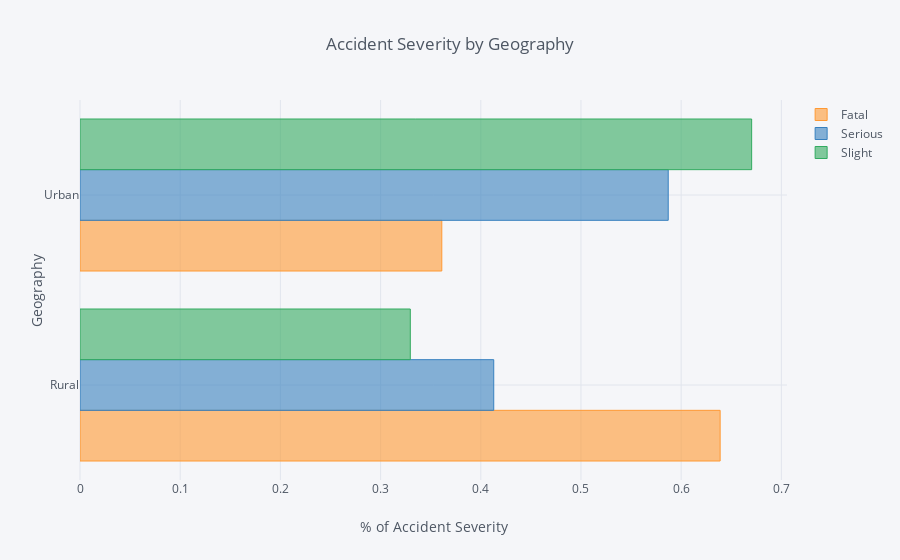

This figure's notebook cell:
### Code cell
geo_area_plt_per.iplot(kind='barh',title='Accident Severity by Geography',xTitle='% of Accident Severity',yTitle='Geography')

### Figure 1 — Plotly figure (JSON) as saved in the notebook; plotly's stock layout.template omitted (floating-point values rounded to 4 significant figures)
{"data": [{"marker": {"color": "rgba(255, 153, 51, 0.6)", "line": {"color": "rgba(255, 153, 51, 1.0)", "width": 1}}, "name": "Fatal", "orientation": "h", "text": "", "type": "bar", "uid": "a1351794-82e7-11e9-84c2-f45c8991f033", "x": [0.6389, 0.3611], "y": ["Rural", "Urban"]}, {"marker": {"color": "rgba(55, 128, 191, 0.6)", "line": {"color": "rgba(55, 128, 191, 1.0)", "width": 1}}, "name": "Serious", "orientation": "h", "text": "", "type": "bar", "uid": "a135194c-82e7-11e9-bfee-f45c8991f033", "x": [0.4129, 0.5871], "y": ["Rural", "Urban"]}, {"marker": {"color": "rgba(50, 171, 96, 0.6)", "line": {"color": "rgba(50, 171, 96, 1.0)", "width": 1}}, "name": "Slight", "orientation": "h", "text": "", "type": "bar", "uid": "a1351a0a-82e7-11e9-a3d6-f45c8991f033", "x": [0.3297, 0.6703], "y": ["Rural", "Urban"]}], "layout": {"autosize": true, "legend": {"bgcolor": "#F5F6F9", "font": {"color": "#4D5663"}}, "paper_bgcolor": "#F5F6F9", "plot_bgcolor": "#F5F6F9", "title": "Accident Severity by Geography", "titlefont": {"color": "#4D5663"}, "xaxis": {"autorange": true, "gridcolor": "#E1E5ED", "range": [0, 0.7056], "showgrid": true, "tickfont": {"color": "#4D5663"}, "title": "% of Accident Severity", "titlefont": {"color": "#4D5663"}, "type": "linear", "zerolinecolor": "#E1E5ED"}, "yaxis": {"autorange": true, "gridcolor": "#E1E5ED", "range": [-0.5, 1.5], "showgrid": true, "tickfont": {"color": "#4D5663"}, "title": "Geography", "titlefont": {"color": "#4D5663"}, "type": "category", "zerolinecolor": "#E1E5ED"}}}
